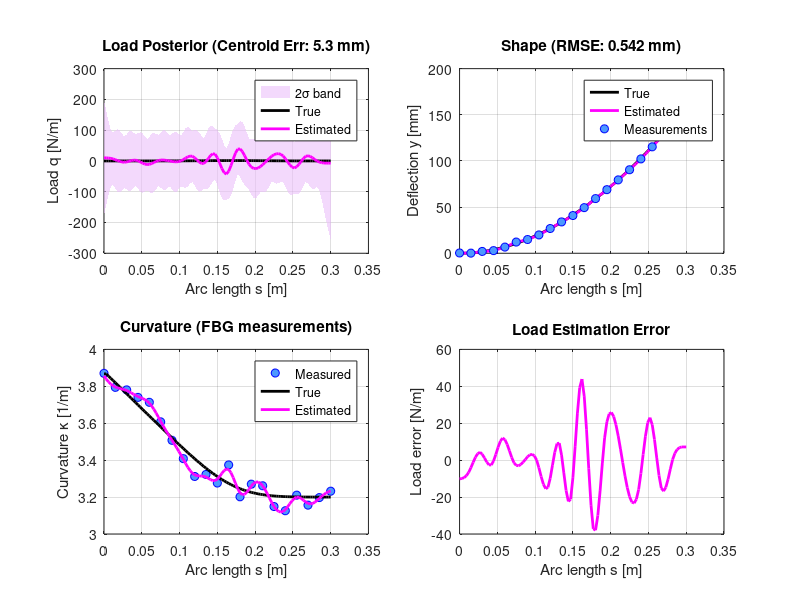

This figure's MATLAB source: (Note: this script raises an error after producing the figure.)
function force_ferguson()
% Ferguson 2024 Batch method for distributed load estimation
clearvars;
clc;
close all;

cfg = defaultFergusonConfig();
results = runFergusonBenchmark(cfg);
printFergusonSummary(results, cfg);
plotFergusonReport(results, cfg);
end


function cfg = defaultFergusonConfig()
cfg.dim = 2;
cfg.seed = 7;
cfg.outputDir = fullfile(pwd, 'force_outputs');

cfg.L = 0.30;
cfg.EI = 0.03;
cfg.nGrid = 101;
cfg.nMeas = 21;
cfg.baseCurvature = 3.2;
cfg.shapeNoiseStd = 6.0e-4;
cfg.curvatureNoiseStd = 0.05;

cfg.ferguson.lambdaDynamics = 0.2;
cfg.ferguson.lambdaBoundary = 8.0;
cfg.ferguson.lambdaLoadSmooth = 3e-4;
cfg.ferguson.maxIter = 10;
cfg.ferguson.stepDamping = 0.7;
cfg.ferguson.posteriorBandSigma = 2.0;
end


function results = runFergusonBenchmark(cfg)
rng(cfg.seed, 'twister');
ensureOutputDir(cfg.outputDir);

model = beamInfluenceMatrices(cfg);
distCase = simulateDistributedCase(cfg, model);

results.config = cfg;
results.model = model;
results.distCase = distCase;
results.ferguson = estimateFergusonBatchLoad(cfg, model, distCase);
end


function model = beamInfluenceMatrices(cfg)
s = linspace(0, cfg.L, cfg.nGrid).';
ds = s(2) - s(1);
sMeas = linspace(0, cfg.L, cfg.nMeas).';
measIdx = round(linspace(1, cfg.nGrid, cfg.nMeas));
measIdx = unique(min(max(measIdx, 1), cfg.nGrid));
if numel(measIdx) ~= cfg.nMeas
    measIdx = round(interp1(1:numel(measIdx), measIdx, linspace(1, numel(measIdx), cfg.nMeas), 'nearest', 'extrap'));
end
sMeas = s(measIdx);

Phi = zeros(cfg.nGrid, cfg.nGrid);
for i = 1:cfg.nGrid
    si = s(i);
    for j = 1:cfg.nGrid
        xi = s(j);
        if si <= xi
            kernel = si^2 * (3 * xi - si) / (6 * cfg.EI);
        else
            kernel = xi^2 * (3 * si - xi) / (6 * cfg.EI);
        end
        Phi(i, j) = kernel * ds;
    end
end

D1 = zeros(cfg.nGrid, cfg.nGrid);
for i = 2:(cfg.nGrid - 1)
    D1(i, i-1) = -0.5 / ds;
    D1(i, i+1) = 0.5 / ds;
end
D1(1, 1:2) = [-1, 1] / ds;
D1(end, end-1:end) = [-1, 1] / ds;

D2 = zeros(cfg.nGrid, cfg.nGrid);
for i = 2:(cfg.nGrid - 1)
    D2(i, i-1:i+1) = [1, -2, 1] / ds^2;
end
D2(1, 1:3) = [1, -2, 1] / ds^2;
D2(end, end-2:end) = [1, -2, 1] / ds^2;

Mpos = zeros(cfg.nMeas, cfg.nGrid);
for k = 1:cfg.nMeas
    Mpos(k, measIdx(k)) = 1;
end

actShape = 0.5 * cfg.baseCurvature * s.^2;
actTheta = cfg.baseCurvature * s;
actKappa = cfg.baseCurvature * ones(cfg.nGrid, 1);

model.s = s;
model.ds = ds;
model.sMeas = sMeas;
model.measIdx = measIdx;
model.Phi = Phi;
model.D1 = D1;
model.D2 = D2;
model.Mpos = Mpos;
model.actShape = actShape;
model.actTheta = actTheta;
model.actKappa = actKappa;
end


function distCase = simulateDistributedCase(cfg, model)
paramsTrue = [0.12; 0.17; 0.04];
qTrue = gaussianLoad(model.s, paramsTrue(1), paramsTrue(2), paramsTrue(3));
yLoad = model.Phi * qTrue;
yTrue = model.actShape + yLoad;
thetaTrue = model.actTheta + model.D1 * yLoad;
kappaTrue = model.actKappa + model.D2 * yLoad;

yMeas = yTrue(model.measIdx) + cfg.shapeNoiseStd * randn(cfg.nMeas, 1);
kappaMeas = kappaTrue(model.measIdx) + cfg.curvatureNoiseStd * randn(cfg.nMeas, 1);

distCase.paramsTrue = paramsTrue;
distCase.qTrue = qTrue;
distCase.yTrue = yTrue;
distCase.thetaTrue = thetaTrue;
distCase.kappaTrue = kappaTrue;
distCase.yMeas = yMeas;
distCase.kappaMeas = kappaMeas;
distCase.rawMeasurementRmse = sqrt(mean((yMeas - yTrue(model.measIdx)).^2));
end


function ferguson = estimateFergusonBatchLoad(cfg, model, distCase)
n = cfg.nGrid;
N = 5 * n;

y0 = smoothFromMeasurements(model.s, model.sMeas, distCase.yMeas, model.actShape);
theta0 = gradient(y0, model.ds);
kappa0 = smoothFromMeasurements(model.s, model.sMeas, distCase.kappaMeas, model.actKappa);
kappaDot0 = gradient(kappa0, model.ds);
q0 = cfg.EI * gradient(gradient(kappa0 - model.actKappa, model.ds), model.ds);

x = packBatchState(y0, theta0, kappa0, kappaDot0, q0);

WposSqrt = eye(cfg.nMeas) / cfg.shapeNoiseStd;
WcurvSqrt = eye(cfg.nMeas) / cfg.curvatureNoiseStd;

for iter = 1:cfg.ferguson.maxIter
    [res, J] = batchResidualAndJacobian(x, cfg, model, distCase, WposSqrt, WcurvSqrt);
    H = J.' * J + 1e-8 * speye(N);
    g = J.' * res;
    dx = -H \ g;
    x = x + cfg.ferguson.stepDamping * dx;
    if norm(dx) / sqrt(numel(dx)) < 1e-6
        break;
    end
end

[res, J] = batchResidualAndJacobian(x, cfg, model, distCase, WposSqrt, WcurvSqrt);
covX = inv(full(J.' * J + 1e-8 * speye(N)));
[yEst, thetaEst, kappaEst, kappaDotEst, qEst] = unpackBatchState(x, n);

idxLoad = (4 * n + 1):(5 * n);
covQ = covX(idxLoad, idxLoad);
qStd = sqrt(max(diag(covQ), 0));

shapeRmse = sqrt(mean((yEst(model.measIdx) - distCase.yTrue(model.measIdx)).^2));
centroidTrue = loadCentroid(model.s, distCase.qTrue);
centroidEst = loadCentroid(model.s, qEst);

ferguson.yEst = yEst;
ferguson.thetaEst = thetaEst;
ferguson.kappaEst = kappaEst;
ferguson.qEst = qEst;
ferguson.qStd = qStd;
ferguson.posteriorBand = cfg.ferguson.posteriorBandSigma * qStd;
ferguson.shapeRmse = shapeRmse;
ferguson.centroidTrue = centroidTrue;
ferguson.centroidEst = centroidEst;
ferguson.centroidErr = abs(centroidEst - centroidTrue);
ferguson.rawMeasurementRmse = distCase.rawMeasurementRmse;
end


function [res, J] = batchResidualAndJacobian(x, cfg, model, distCase, WposSqrt, WcurvSqrt)
res = batchResidualOnly(x, cfg, model, distCase, WposSqrt, WcurvSqrt);
n = numel(x);
m = numel(res);
J = spalloc(m, n, 15 * n);
fd = 1e-6;
for i = 1:n
    xp = x;
    xp(i) = xp(i) + fd;
    rp = batchResidualOnly(xp, cfg, model, distCase, WposSqrt, WcurvSqrt);
    J(:, i) = sparse((rp - res) / fd);
end
end


function res = batchResidualOnly(x, cfg, model, distCase, WposSqrt, WcurvSqrt)
n = cfg.nGrid;
[y, theta, kappa, kappaDot, q] = unpackBatchState(x, n);
ds = model.ds;

rDyn1 = sqrt(cfg.ferguson.lambdaDynamics) * (diff(y) / ds - theta(1:end-1));
rDyn2 = sqrt(cfg.ferguson.lambdaDynamics) * (diff(theta) / ds - kappa(1:end-1));
rDyn3 = sqrt(cfg.ferguson.lambdaDynamics) * (diff(kappa) / ds - kappaDot(1:end-1));
rDyn4 = sqrt(cfg.ferguson.lambdaDynamics) * (cfg.EI * diff(kappaDot) / ds - q(1:end-1));

rPos = WposSqrt * (y(model.measIdx) - distCase.yMeas);
rCurv = WcurvSqrt * (kappa(model.measIdx) - distCase.kappaMeas);

rBc = sqrt(cfg.ferguson.lambdaBoundary) * [y(1); theta(1); kappa(1) - cfg.baseCurvature];
rLoad = sqrt(cfg.ferguson.lambdaLoadSmooth) * diff(q);

res = [rDyn1; rDyn2; rDyn3; rDyn4; rPos; rCurv; rBc; rLoad];
end


function q = gaussianLoad(s, Fnet, mu, sigma)
sigma = max(sigma, 1e-4);
q = Fnet * exp(-0.5 * ((s - mu) ./ sigma).^2) ./ (sqrt(2 * pi) * sigma);
end


function c = loadCentroid(s, q)
mass = trapz(s, abs(q));
if mass < 1e-12
    c = 0;
else
    c = trapz(s, s .* abs(q)) / mass;
end
end


function y = smoothFromMeasurements(sGrid, sMeas, values, fallback)
y = interp1(sMeas, values, sGrid, 'pchip', 'extrap');
alpha = linspace(0.85, 0.15, numel(sGrid)).';
y = alpha .* y + (1 - alpha) .* fallback;
end


function x = packBatchState(y, theta, kappa, kappaDot, q)
x = [y; theta; kappa; kappaDot; q];
end


function [y, theta, kappa, kappaDot, q] = unpackBatchState(x, n)
y = x(1:n);
theta = x((n + 1):(2 * n));
kappa = x((2 * n + 1):(3 * n));
kappaDot = x((3 * n + 1):(4 * n));
q = x((4 * n + 1):(5 * n));
end


function printFergusonSummary(results, cfg)
ferguson = results.ferguson;
fprintf('\n=== Ferguson 2024 Batch Method ===\n');
fprintf('Output directory: %s\n\n', cfg.outputDir);
fprintf('Centroid true/est [m]: %.4f / %.4f\n', ferguson.centroidTrue, ferguson.centroidEst);
fprintf('Centroid error: %.4f m (%.1f mm)\n', ferguson.centroidErr, 1e3 * ferguson.centroidErr);
fprintf('Shape RMSE: %.4f mm\n', 1e3 * ferguson.shapeRmse);
fprintf('Raw measurement RMSE: %.4f mm\n', 1e3 * ferguson.rawMeasurementRmse);
end


function plotFergusonReport(results, cfg)
ensureOutputDir(cfg.outputDir);
model = results.model;
distCase = results.distCase;
ferguson = results.ferguson;

fig = figure('Name', 'Ferguson Batch', 'Color', 'w', 'Position', [100 100 1200 800]);

subplot(2, 2, 1);
fillX = [model.s; flipud(model.s)];
fillY = [ferguson.qEst + ferguson.posteriorBand; flipud(ferguson.qEst - ferguson.posteriorBand)];
patch(fillX, fillY, [0.92 0.75 0.98], 'EdgeColor', 'none', 'FaceAlpha', 0.6); hold on;
plot(model.s, distCase.qTrue, 'k-', 'LineWidth', 2);
plot(model.s, ferguson.qEst, 'm-', 'LineWidth', 2);
grid on; box on;
xlabel('Arc length s [m]'); ylabel('Load q [N/m]');
title(sprintf('Load Posterior (Centroid Err: %.1f mm)', 1e3 * ferguson.centroidErr));
legend({'2\sigma band', 'True', 'Estimated'}, 'Location', 'best');

subplot(2, 2, 2);
plot(model.s, distCase.yTrue * 1e3, 'k-', 'LineWidth', 2); hold on;
plot(model.s, ferguson.yEst * 1e3, 'm-', 'LineWidth', 2);
plot(model.sMeas, distCase.yMeas * 1e3, 'bo', 'MarkerFaceColor', [0.3 0.6 1.0]);
grid on; box on;
xlabel('Arc length s [m]'); ylabel('Deflection y [mm]');
title(sprintf('Shape (RMSE: %.3f mm)', 1e3 * ferguson.shapeRmse));
legend({'True', 'Estimated', 'Measurements'}, 'Location', 'best');

subplot(2, 2, 3);
plot(model.sMeas, distCase.kappaMeas, 'bo', 'MarkerFaceColor', [0.3 0.6 1.0]); hold on;
plot(model.s, distCase.kappaTrue, 'k-', 'LineWidth', 2);
plot(model.s, ferguson.kappaEst, 'm-', 'LineWidth', 2);
grid on; box on;
xlabel('Arc length s [m]'); ylabel('Curvature \kappa [1/m]');
title('Curvature (FBG measurements)');
legend({'Measured', 'True', 'Estimated'}, 'Location', 'best');

subplot(2, 2, 4);
plot(model.s, distCase.qTrue - ferguson.qEst, 'm-', 'LineWidth', 2);
grid on; box on;
xlabel('Arc length s [m]'); ylabel('Load error [N/m]');
title('Load Estimation Error');

sgtitle('Ferguson 2024 Batch Load Estimation Method');
saveFigure(fig, fullfile(cfg.outputDir, 'ferguson_method.png'));
end


function ensureOutputDir(pathStr)
if ~exist(pathStr, 'dir')
    mkdir(pathStr);
end
end


function saveFigure(figHandle, filePath)
drawnow;
try
    print(figHandle, filePath, '-dpng', '-r200');
catch
    exportgraphics(figHandle, filePath, 'Resolution', 200);
end
end
